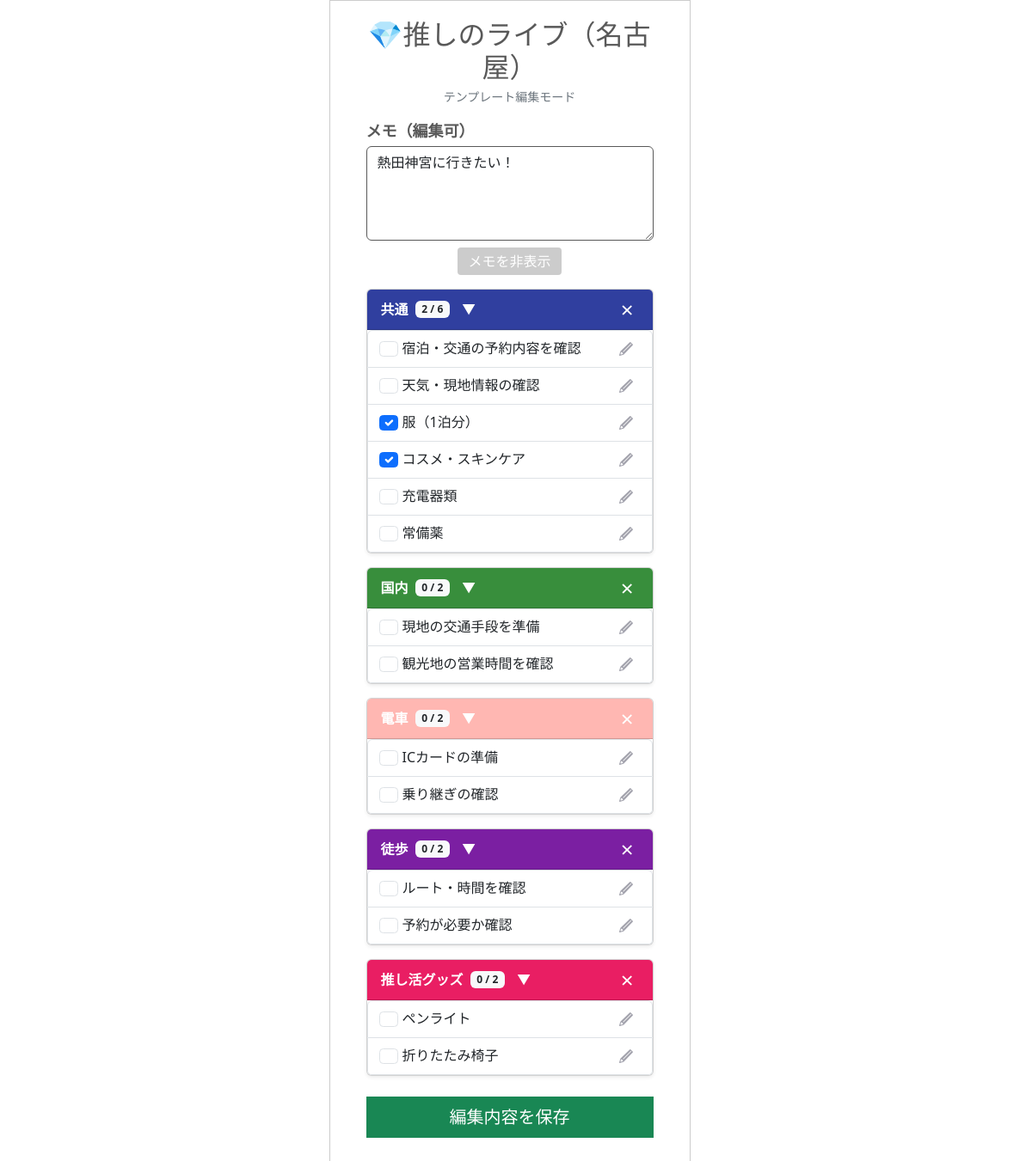
Screenshot of /template/147/old_copy/ with the database file from the repository.
### app/models/template.py (models this page shows, shortened)
class Template(models.Model):
    class SourceType(models.IntegerChoices):
        FROM_TRAVEL   = 0, _("旅行情報より作成")
        FROM_TEMPLATE = 1, _("既存テンプレートを反映")
    user = models.ForeignKey(
        settings.AUTH_USER_MODEL,
        on_delete=models.CASCADE,
        verbose_name=_("ユーザーID")
    )
    travel_info = models.ForeignKey(
        Travel_info,
        on_delete=models.CASCADE,
        verbose_name=_("旅行情報ID")
    )
    source_type = models.IntegerField(
        choices=SourceType.choices,
        verbose_name=_("生成タイプ")
    )
    template_source = models.ForeignKey(
        "self",
        null=True,
        blank=True,
        on_delete=models.SET_NULL,
        verbose_name=_("テンプレート参照元"),
        related_name="derived_templates"
    )
    created_at = models.DateTimeField(
         auto_now_add=True,
         verbose_name=_("作成日")
         )
    updated_at = models.DateTimeField(
        auto_now=True,
        verbose_name=_("更新日")
        )
    class Meta:
      verbose_name = _("テンプレート")

class TravelCategory(models.Model):
    class TravelType(models.IntegerChoices):
        AUTO  = 0, _("初期作成")
        CUSTOM = 1, _("ユーザー追加")
    class CategoryColor(models.IntegerChoices):
        PINK       = 0, "#e91e63ff"
        LIGHT_PINK = 1, "#ffb7b2fe"
        ORANGE     = 2, "#f57c00ff"
        GREEN      = 3, "#388e3cff"
        CYAN       = 4, "#0097a7ff"
        BLUE       = 5, "#303f9ffe"
        BROWN      = 6, "#795548ff"
        PURPLE     = 7, "#7b1fa2ff"
    template = models.ForeignKey(
        Template,
        on_delete=models.CASCADE,
        verbose_name=_("テンプレートID")
    )
    category_name = models.CharField(
        max_length=50,
        verbose_name=_("分類名")
    )
    travel_type = models.IntegerField(
        choices=TravelType.choices,
        verbose_name=_("分類タイプ")
    )
    category_color = models.IntegerField(
        choices=CategoryColor.choices,
        verbose_name=_("分類カラー")
    )
    created_at = models.DateTimeField(
         auto_now_add=True,
         verbose_name=_("作成日")
         )
    updated_at = models.DateTimeField(
        auto_now=True,
        verbose_name=_("更新日")
        )
    class Meta:
      verbose_name = _("旅行の分類")
    @property
    def checked_count(self):
        return self.travelitem_set.filter(item_checked=1).count()
    @property
    def total_count(self):
        return self.travelitem_set.count()

class TravelItem(models.Model):
    class ItemChecked(models.IntegerChoices):
        NO  = 0, _("NO")
        YES = 1, _("YES")
    travel_category = models.ForeignKey(
        TravelCategory,
        on_delete=models.CASCADE,
        verbose_name=_("旅行の分類ID")
    )
    item_name = models.CharField(
        max_length=128,
        verbose_name=_("項目名")
    )
    item_checked = models.IntegerField(
        choices=ItemChecked.choices,
        verbose_name=_("チェック済み項目")
    )
    created_at = models.DateTimeField(
         auto_now_add=True,
         verbose_name=_("作成日")
         )
    updated_at = models.DateTimeField(
        auto_now=True,
        verbose_name=_("更新日")
        )
    class Meta:
      verbose_name = _("旅行の項目")

### app/models/travel.py (models this page shows, shortened)
class Travel_info(models.Model):
    class StayType(models.IntegerChoices):
        DAY_TRIP = 0, _("日帰り")
        STAY     = 1, _("宿泊")
    class LocationType(models.IntegerChoices):
        DOMESTIC = 0, _("国内")
        OVERSEAS = 1, _("海外")
    class StatusType(models.IntegerChoices):
        NOT_DONE  = 0, _("未")
        COMPLETE  = 1, _("完")
        PROCESSED = 2, _("済")
    travel_info_id = models.AutoField(
        primary_key=True,
        verbose_name=_("旅行情報ID")
    )
    user = models.ForeignKey(
        settings.AUTH_USER_MODEL,
        on_delete=models.CASCADE,
        verbose_name=_("ユーザーID")
    )
    travel_title = models.CharField(
        max_length=100,
        verbose_name=_("旅行タイトル")
    )
    start_date = models.DateField(
        verbose_name=_("開始日")
    )
    end_date = models.DateField(
        verbose_name=_("終了日")
    )
    stay_type = models.IntegerField(
        choices=StayType.choices,
        verbose_name=_("宿泊タイプ")
    )
    location = models.IntegerField(
        choices=LocationType.choices,
        verbose_name=_("場所"),
    )
    memo = models.CharField(
        max_length=230,
        blank=True,
        verbose_name=_("メモ")
    )
    status = models.IntegerField(
        choices=StatusType.choices,
        default=0,
        verbose_name=_("ステータス")
    )
    transport = models.ManyToManyField(
        "Transport",
        through="Travelmode",
        verbose_name=_("交通手段")
    )
    created_at = models.DateTimeField(
        auto_now_add=True,
        verbose_name=_("作成日")
    )
    updated_at = models.DateTimeField(
       auto_now=True,
        verbose_name=_("更新日")
    )
    class Meta:
        verbose_name = _("旅行情報")
        verbose_name_plural = _("旅行情報")

### app/views/new_travel/old_template_copy.py (the view, shortened to what this page needs)
# urls.py: path('template/<int:template_id>/old_copy/', old_template_copy, name='old_template_copy'),
def old_template_copy(request, template_id):
    template = get_object_or_404(Template, id=template_id)
    categories = TravelCategory.objects.filter(template=template)
    return render(request, "new_travel/old_template.html", {
        "template": template,
        "categories": categories,
    })

### templates/new_travel/old_template.html (shortened to what this page needs)
{% extends 'base.html' %}
{% load static %}
{% block extra_css %}
{{ block.super }}
<link rel="stylesheet" href="{% static 'tabipre/css/new_travel/template_old.css' %}">
<link rel="stylesheet" href="{% static 'tabipre/css/parts/edit_item.css' %}">
{% endblock %}
{% block content %}
<div class="container mt-2">
    <h2 class="mb-1 text-center">{{ template.travel_info.travel_title }}</h2>
    <p class="text-center text-secondary small">テンプレート編集モード</p>
    <form method="POST">
        <div class="mb-3">
            <label class="form-label fw-bold">メモ（編集可）</label>
            <div id="memoArea" class="collapse show">
                <textarea name="memo" class="form-control" rows="4">{{ template.travel_info.memo }}</textarea>
            </div>
            <div class="text-center mt-2">
                <button id="memoToggleBtn"
                        type="button"
                        class="memo-toggle-btn"
                        data-bs-toggle="collapse"
                        data-bs-target="#memoArea">
                    メモを非表示
                </button>
            </div>
        </div>
        {% for cat in categories %}
        <div class="card mb-3 shadow-sm">
            <div class="card-header d-flex justify-content-between align-items-center"
                 style="background-color: {{ cat.get_category_color_display }}; color: white;">
                <div class="d-flex align-items-center">
                    <strong>{{ cat.category_name }}</strong>
                    <span class="badge bg-light text-dark ms-2">
                        {{ cat.checked_count }} / {{ cat.total_count }}
                    </span>
                    <button type="button"
                            class="btn-transparent ms-2"
                            data-bs-toggle="collapse"
                            data-bs-target="#cat{{ cat.id }}">
                        ▼
                    </button>
                </div>
                <button type="submit"
                        name="delete_category"
                        value="{{ cat.id }}"
                        class="btn-transparent btn-category-delete">
                    ×
                </button>
            </div>
            <ul id="cat{{ cat.id }}" class="list-group collapse show">
                {% for item in cat.travelitem_set.all %}
                <li class="list-group-item d-flex justify-content-between align-items-center">
                    <div class="form-check me-3">
                        <input type="checkbox"
                               name="item_checked_{{ item.id }}"
                               class="form-check-input"
                               {% if item.item_checked %}checked{% endif %}>
                        {{ item.item_name }}
                    </div>
                    <div class="d-flex gap-1">
                        <button type="button"
                                class="edit-btn"
                                data-item-id="{{ item.id }}"
                                data-item-name="{{ item.item_name }}"
                                data-bs-toggle="modal"
                                data-bs-target="#editItemModal">
                            <img src="{% static 'tabipre/icons/edit.png' %}" alt="編集" style="width:16px; height:16px;">
                        </button>
                    </div>
                </li>
                {% endfor %}
            </ul>
        </div>
        {% endfor %}
        <div class="text-center mt-4">
            <button type="submit" name="save_changes" class="btn btn-success btn-lg w-100">
                編集内容を保存
            </button>
        </div>
    </form>
</div>
{% endblock %}

### static/tabipre/css/base/base.css (style rules this page uses)
.btn, .btn-primary, .app-btn, .app-btn-primary, .app-btn-secondary, .app-btn-warning { border-radius: 0 !important; }
.form-label { font-size: 18px; margin-bottom: 4px; display: inline-block; border-radius: 0; }
input, select, textarea { width: 100%; padding: 6px 10px; border-radius: 0; border: 1px solid #595959; font-size: 18px; box-sizing: border-box; }
input.form-control, select.form-control, textarea.form-control { border: 1px solid #595959 !important; }
html { scrollbar-gutter: stable; }

### static/tabipre/css/new_travel/template_old.css (style rules this page uses)
.btn-transparent { background: none !important; border: none !important; color: #fff !important; padding: 2px 6px; cursor: pointer; }
.btn-category-delete { font-size: 26px !important; line-height: 1 !important; }
.edit-btn { background: none; border: none; padding: 2px 6px; cursor: pointer; }
.edit-btn img { width: 20px; height: 20px; display: block; }
.memo-toggle-btn { background-color: #ccccccff !important; color: #ffffff !important; border: none !important; padding: 4px 12px; border-radius: 4px; cursor: pointer; }

### rows the page displays
Template: travel_info.travel_title "💎推しのライブ（名古屋）", memo "熱田神宮に行きたい！"
TravelCategory: category_name "共通", checked_count "2", total_count "6"
TravelItem: item_name "宿泊・交通の予約内容を確認"
TravelItem: item_name "天気・現地情報の確認"
TravelItem: item_checked "☑", item_name "服（1泊分）"
TravelItem: item_checked "☑", item_name "コスメ・スキンケア"
TravelItem: item_name "充電器類"
TravelItem: item_name "常備薬"
TravelCategory: category_name "国内", checked_count "0", total_count "2"
TravelItem: item_name "現地の交通手段を準備"
TravelItem: item_name "観光地の営業時間を確認"
TravelCategory: category_name "電車", checked_count "0", total_count "2"
TravelItem: item_name "ICカードの準備"
TravelItem: item_name "乗り継ぎの確認"
TravelCategory: category_name "徒歩", checked_count "0", total_count "2"
TravelItem: item_name "ルート・時間を確認"
TravelItem: item_name "予約が必要か確認"
TravelCategory: category_name "推し活グッズ", checked_count "0", total_count "2"
TravelItem: item_name "ペンライト"
TravelItem: item_name "折りたたみ椅子"
